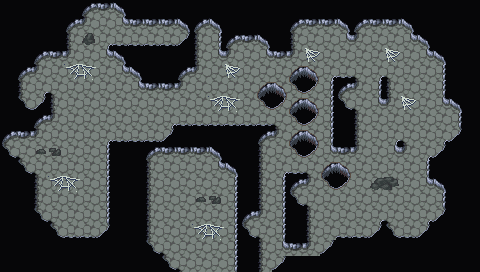

This is a level from a 2D game, rendered from its Tiled map with the project's own tilesets. A one-line summary and the map file follow, with tile-layer data summarised:
An orthogonal 30x17 tile map with 16x16 px tiles, 4 tile layers (Background, Ground, Foreground, Walls), 3 tilesets and 5 objects.

<map version="1.10" tiledversion="1.11.2" orientation="orthogonal" renderorder="right-down" width="30" height="17" tilewidth="16" tileheight="16" infinite="0" nextlayerid="7" nextobjectid="70">
 <editorsettings>
  <export target="wastetown..tmx" format="tmx" />
 </editorsettings>
 <tileset firstgid="1" source="../../../../common/maps/tileset/main.tsx" />
 <tileset firstgid="10113" source="../../../../common/maps/tileset/buildings.tsx" />
 <tileset firstgid="11905" source="../../../../common/maps/tileset/dungeon.tsx" />
 <layer id="1" name="Background" width="30" height="17">
  <data>[510 cells, 510 non-empty, 4 distinct tile ids]</data>
 </layer>
 <layer id="2" name="Ground" width="30" height="17">
  <data>[510 cells, 448 non-empty, 14 distinct tile ids]</data>
 </layer>
 <layer id="3" name="Foreground" width="30" height="17">
  <data>[510 cells, 510 non-empty, 3 distinct tile ids]</data>
 </layer>
 <layer id="6" name="Walls" width="30" height="17">
  <properties>
   <property name="spriteLayer" type="bool" value="true" />
  </properties>
  <data>[510 cells, 408 non-empty, 32 distinct tile ids]</data>
 </layer>
 <objectgroup id="4" name="Objects">
  <object id="38" template="../../../../common/maps/obj/entry_up.tx" x="180.619" y="273.324" width="57.2902" height="16">
   <properties>
    <property name="teleport" value="" />
   </properties>
  </object>
  <object id="49" template="../../../../common/maps/obj/gold.tx" x="192.625" y="171.837" />
  <object id="53" template="../../../../common/maps/obj/enemy.tx" x="182.833" y="193.041">
   <properties>
    <property name="effect" value="{&quot;startBattleWithCard&quot;: [&quot;Baneful Omen&quot;]}" />
    <property name="enemy" value="Axelrod Gunnarson" />
    <property name="speedModifier" type="float" value="20" />
    <property name="threatRange" type="int" value="30" />
   </properties>
  </object>
  <object id="68" template="../../../../common/maps/obj/gold.tx" x="163.667" y="175" />
  <object id="69" template="../../../../common/maps/obj/dialog.tx" x="141" y="240.75" width="104" height="15.5" visible="1">
   <properties>
    <property name="dialog">[
{
   "text": "You enter a dark cavern, a sense of doom and unease filling you. A giant crouches and huddles ahead. 
'Come, traveler. Let me discern your fate.'",
   "options": [{
      "name": "(Continue)", "action": [{"deleteMapObject":-1}]}]
}
]</property>
   </properties>
  </object>
 </objectgroup>
</map>
